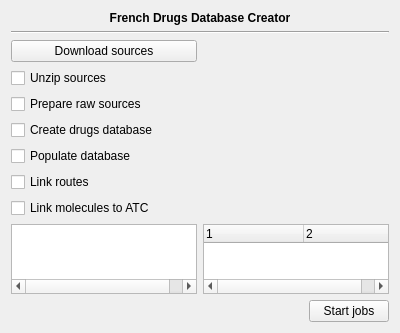
<?xml version="1.0" encoding="UTF-8"?>
<ui version="4.0">
 <class>DrugsDbCreator::FrenchDrugsDatabaseWidget</class>
 <widget class="QWidget" name="DrugsDbCreator::FrenchDrugsDatabaseWidget">
  <property name="geometry">
   <rect>
    <x>0</x>
    <y>0</y>
    <width>400</width>
    <height>328</height>
   </rect>
  </property>
  <property name="windowTitle">
   <string>Form</string>
  </property>
  <layout class="QGridLayout" name="gridLayout">
   <item row="0" column="0" colspan="2">
    <widget class="QLabel" name="label">
     <property name="font">
      <font>
       <weight>75</weight>
       <bold>true</bold>
      </font>
     </property>
     <property name="text">
      <string>French Drugs Database Creator</string>
     </property>
     <property name="alignment">
      <set>Qt::AlignCenter</set>
     </property>
    </widget>
   </item>
   <item row="1" column="0" colspan="2">
    <widget class="Line" name="line">
     <property name="orientation">
      <enum>Qt::Horizontal</enum>
     </property>
    </widget>
   </item>
   <item row="3" column="0" colspan="2">
    <widget class="QCheckBox" name="unzip">
     <property name="text">
      <string>Unzip sources</string>
     </property>
    </widget>
   </item>
   <item row="4" column="0" colspan="2">
    <widget class="QCheckBox" name="prepare">
     <property name="text">
      <string>Prepare raw sources</string>
     </property>
    </widget>
   </item>
   <item row="5" column="0" colspan="2">
    <widget class="QCheckBox" name="createDb">
     <property name="text">
      <string>Create drugs database</string>
     </property>
    </widget>
   </item>
   <item row="10" column="0">
    <widget class="QTreeWidget" name="messages">
     <property name="toolTip">
      <string>MESSAGES</string>
     </property>
     <property name="alternatingRowColors">
      <bool>true</bool>
     </property>
     <property name="columnCount">
      <number>2</number>
     </property>
     <attribute name="headerVisible">
      <bool>false</bool>
     </attribute>
     <column>
      <property name="text">
       <string notr="true">1</string>
      </property>
     </column>
     <column>
      <property name="text">
       <string notr="true">2</string>
      </property>
     </column>
    </widget>
   </item>
   <item row="10" column="1">
    <widget class="QTreeWidget" name="errors">
     <property name="toolTip">
      <string>ERRORS</string>
     </property>
     <property name="alternatingRowColors">
      <bool>true</bool>
     </property>
     <property name="columnCount">
      <number>2</number>
     </property>
     <attribute name="headerVisible">
      <bool>true</bool>
     </attribute>
     <column>
      <property name="text">
       <string notr="true">1</string>
      </property>
     </column>
     <column>
      <property name="text">
       <string notr="true">2</string>
      </property>
     </column>
    </widget>
   </item>
   <item row="11" column="0" colspan="2">
    <layout class="QHBoxLayout" name="horizontalLayout">
     <item>
      <spacer name="horizontalSpacer">
       <property name="orientation">
        <enum>Qt::Horizontal</enum>
       </property>
       <property name="sizeHint" stdset="0">
        <size>
         <width>40</width>
         <height>20</height>
        </size>
       </property>
      </spacer>
     </item>
     <item>
      <widget class="QPushButton" name="startJobs">
       <property name="text">
        <string>Start jobs</string>
       </property>
      </widget>
     </item>
    </layout>
   </item>
   <item row="6" column="0" colspan="2">
    <widget class="QCheckBox" name="populate">
     <property name="text">
      <string>Populate database</string>
     </property>
    </widget>
   </item>
   <item row="2" column="0">
    <widget class="QPushButton" name="download">
     <property name="text">
      <string>Download sources</string>
     </property>
    </widget>
   </item>
   <item row="8" column="0">
    <widget class="QCheckBox" name="routes">
     <property name="text">
      <string>Link routes</string>
     </property>
    </widget>
   </item>
   <item row="9" column="0">
    <widget class="QCheckBox" name="linkMols">
     <property name="text">
      <string>Link molecules to ATC</string>
     </property>
    </widget>
   </item>
  </layout>
 </widget>
 <resources/>
 <connections/>
</ui>
